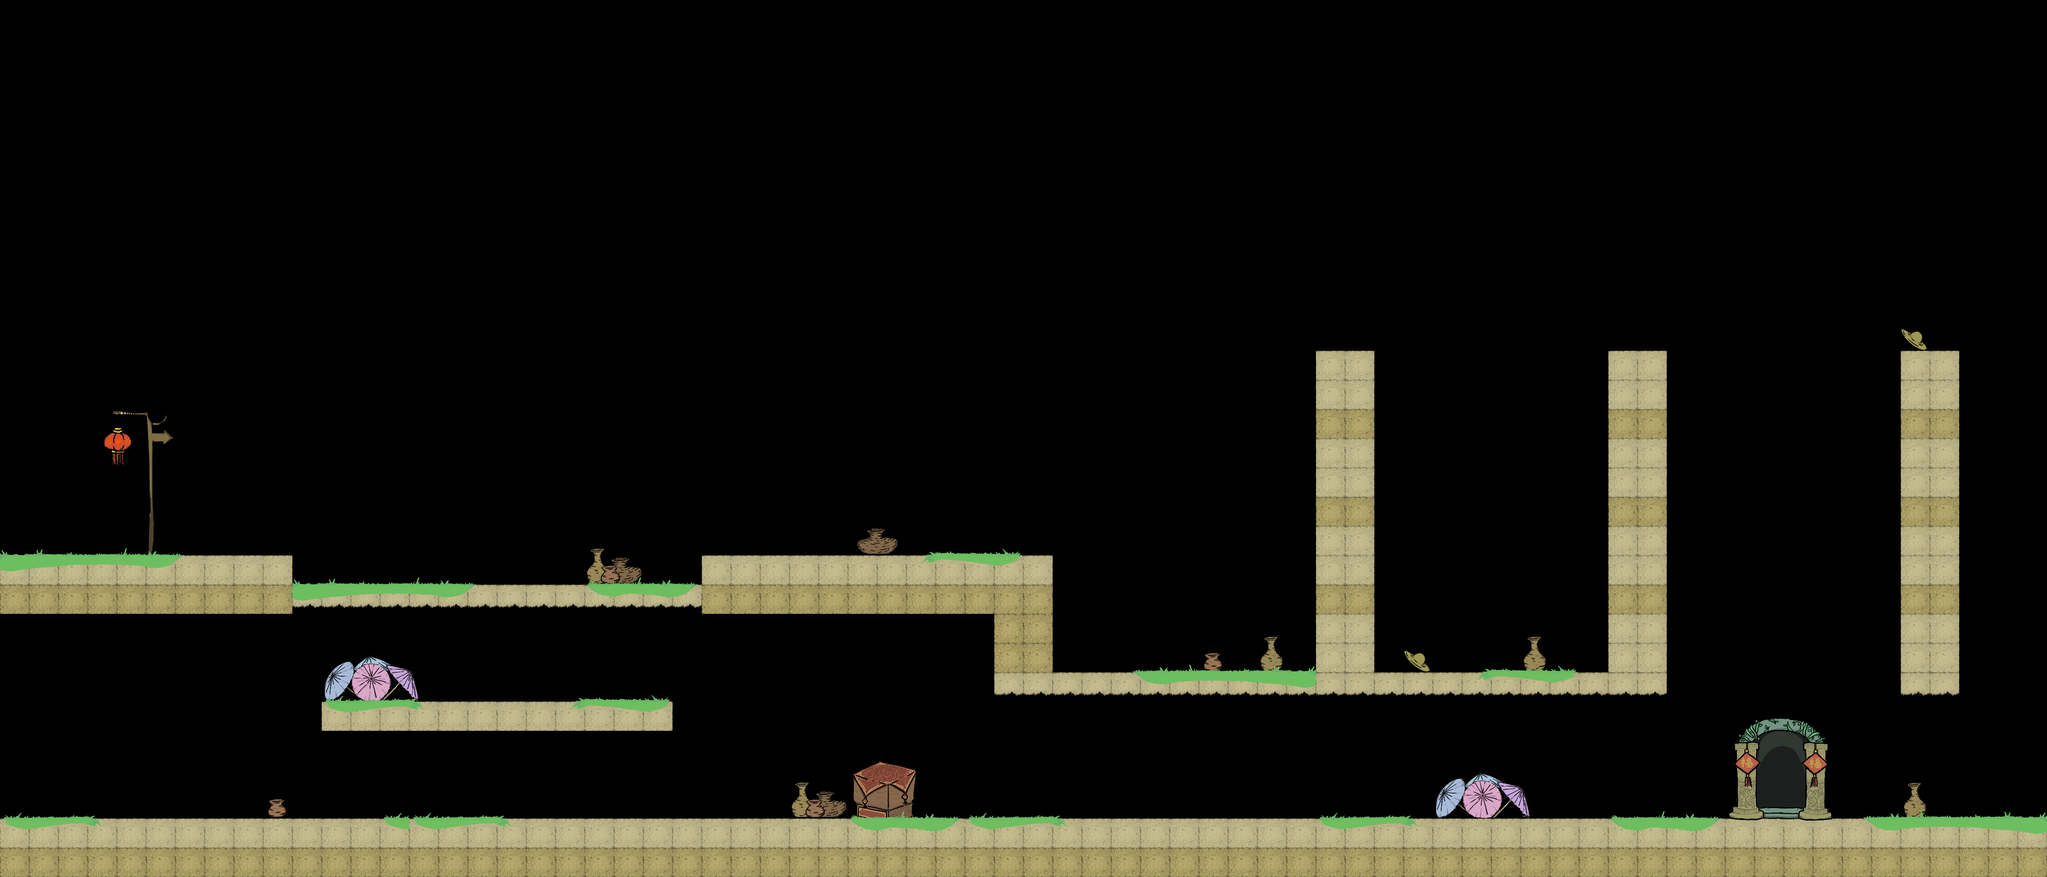

A 2D game scene composited from a Tiled map and its tileset images. What follows is a short description and the map's XML, with each tile layer's data collapsed to a summary:
An orthogonal 70x30 tile map with 84x84 px tiles, 4 tile layers (table, wall, goods, green) and 23 objects.

<map version="1.8" tiledversion="1.8.4" orientation="orthogonal" renderorder="right-down" width="70" height="30" tilewidth="84" tileheight="84" infinite="0" nextlayerid="27" nextobjectid="63">
 <tileset firstgid="1" name="gameMap" tilewidth="84" tileheight="84" tilecount="276" columns="23">
  <image source="gameMap.png" width="1932" height="1010" />
 </tileset>
 <layer id="13" name="table" width="70" height="30">
  <data>[2100 cells, 9 non-empty, 9 distinct tile ids]</data>
 </layer>
 <layer id="2" name="wall" width="70" height="30">
  <data>[2100 cells, 305 non-empty, 4 distinct tile ids]</data>
 </layer>
 <layer id="3" name="goods" width="70" height="30">
  <data>[2100 cells, 65 non-empty, 47 distinct tile ids]</data>
 </layer>
 <layer id="1" name="green" width="70" height="30">
  <data>[2100 cells, 146 non-empty, 52 distinct tile ids]</data>
 </layer>
 <objectgroup id="4" name="sp wtable">
  <object id="1" x="2444" y="2184" width="162" height="164" />
 </objectgroup>
 <objectgroup id="5" name="sp stable" />
 <objectgroup id="6" name="sp seesaw" />
 <objectgroup id="7" name="sp wall">
  <object id="5" x="-1" y="2344" width="5888" height="172" />
  <object id="6" x="-176" y="-56" width="168" height="2600" />
  <object id="8" x="5888" y="-88" width="136" height="2592" />
  <object id="10" x="-232" y="-184" width="6232" height="176" />
  <object id="15" x="0" y="1592" width="838" height="176" />
  <object id="16" x="924" y="2014" width="1006" height="84" />
  <object id="17" x="2020" y="1598" width="1006" height="164" />
  <object id="18" x="2858" y="1760" width="164" height="174" />
  <object id="19" x="3782" y="1008" width="166" height="926" />
  <object id="20" x="4620" y="1006" width="170" height="928" />
  <object id="21" x="5458" y="1008" width="168" height="924" />
 </objectgroup>
 <objectgroup id="8" name="sp platform">
  <object id="22" x="840" y="1674" width="1172" height="88" />
  <object id="23" x="2862" y="1936" width="1926" height="76" />
  <object id="24" x="5458" y="1930" width="166" height="82" />
 </objectgroup>
 <objectgroup id="11" name="sp trampoline" />
 <objectgroup id="10" name="sp monster">
  <object id="27" x="2460.61" y="1454.55">
   <properties>
    <property name="name" value="dinosaur" />
   </properties>
   <point />
  </object>
  <object id="28" x="1387.88" y="1875.76">
   <properties>
    <property name="name" value="mushroom" />
   </properties>
   <point />
  </object>
  <object id="29" x="454.545" y="2212.12">
   <properties>
    <property name="name" value="mushroom" />
   </properties>
   <point />
  </object>
  <object id="30" x="2151.52" y="2209.09">
   <properties>
    <property name="name" value="mushroom" />
   </properties>
   <point />
  </object>
  <object id="31" x="3396.97" y="1787.88">
   <properties>
    <property name="name" value="dinosaur" />
   </properties>
   <point />
  </object>
  <object id="32" x="4318.18" y="1790.91">
   <properties>
    <property name="name" value="bottle" />
   </properties>
   <point />
  </object>
 </objectgroup>
 <objectgroup id="9" name="sp door">
  <object id="13" x="5040" y="2101.33" width="162.667" height="238.667" />
 </objectgroup>
 <objectgroup id="12" name="sp boy">
  <object id="26" x="330.303" y="1451.52">
   <point />
  </object>
 </objectgroup>
</map>
